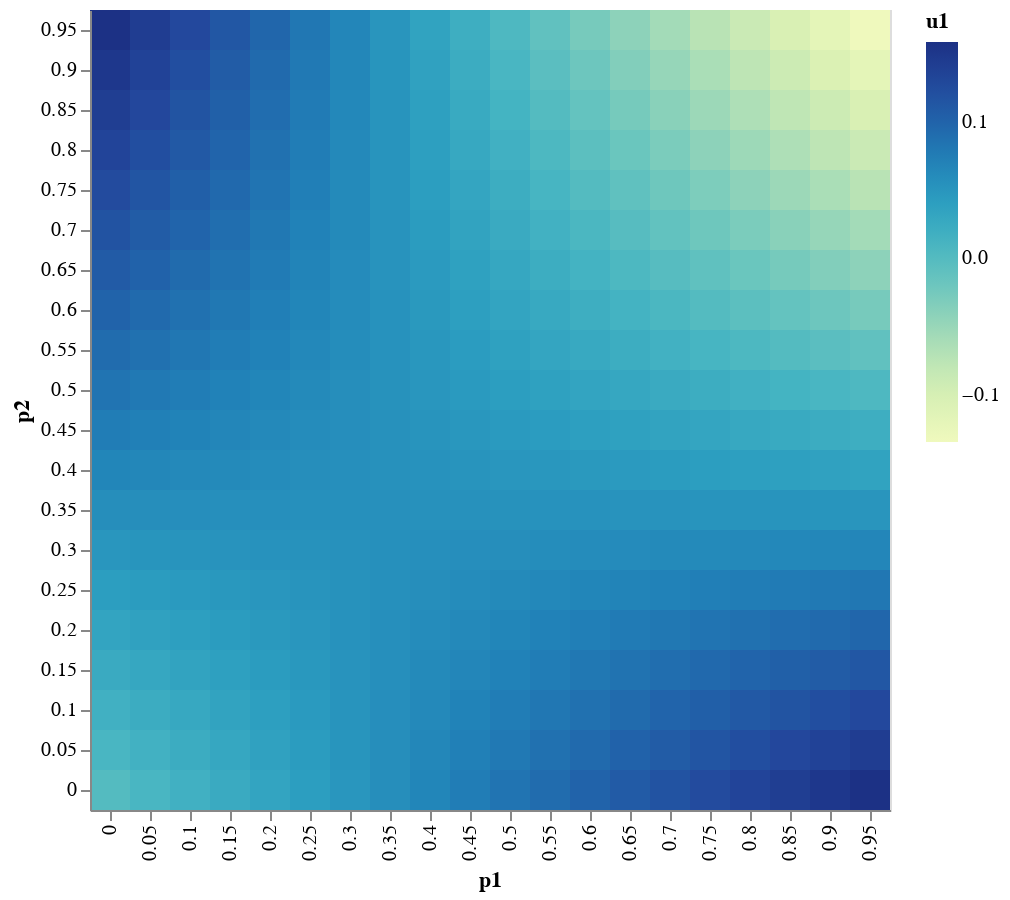

The notebook cell saved with this chart:
### Code cell
def plot_matrix():
    x = p_1.detach().numpy().ravel() # * 100
    y = p_2.detach().numpy().ravel() # * 100
    z = u_1.detach().numpy().ravel()

    data = []
    for i in range(len(x)):
        data.append({
            'p1': x[i],
            'p2': y[i],
            'u1': z[i]
        })

    source = alt.Data(values=data)

    return alt.Chart(source).mark_rect().encode(
        x='p1:N',
        y=alt.Y('p2:N', sort='descending'),
        color='u1:Q'
    )

plot_matrix()

### Figure 1 — Vega-Lite specification as saved in the notebook (floating-point values rounded to 4 significant figures; data arrays with more than 128 entries replaced by an {"elided": "..."} marker saying what was removed)
{"config": {"view": {"continuousWidth": 400, "continuousHeight": 300}}, "data": {"values": {"elided": "400 records"}}, "mark": "rect", "encoding": {"color": {"type": "quantitative", "field": "u1"}, "x": {"type": "nominal", "field": "p1"}, "y": {"type": "nominal", "field": "p2", "sort": "descending"}}, "$schema": "https://vega.github.io/schema/vega-lite/v4.8.1.json"}
